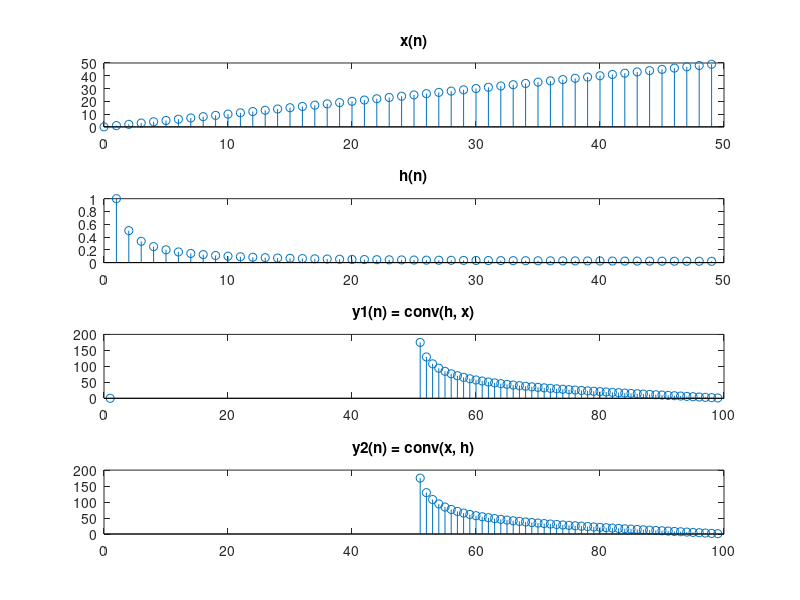

Recreate this plot in MATLAB.
% Linear convolution
n = 0:49;
x = n;
% h = [1, zeros(1, 49)]; % Delta function
h = 1./n;

% To demonstrate commutative property
y1 = conv(h, x);
y2 = conv(x, h);

% Demonstrate distributivity and associativity of linear convolution
% Demonstrate linear convolution for non-causal sequences

subplot(4,1,1);
stem(n, x);title("x(n)");
subplot(4,1,2);
stem(n, h);title("h(n)");
subplot(4,1,3);
stem(y1);title("y1(n) = conv(h, x)");
subplot(4,1,4);
stem(y2);title("y2(n) = conv(x, h)");
waitfor(gcf);

